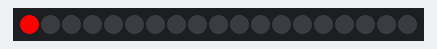
A program run on a simulated ESP8266 board running MicroPython. Shown: 19 RGB LEDs in strip order, left to right. Dim RGB values are drawn brighter than linear; what the program prints to the serial console is not drawn.

Above: at 0.1 s.
At 1.1 s:
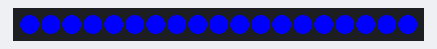
At 6.7 s:
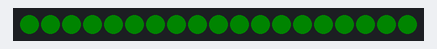
At 14.6 s:
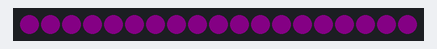
At 23.6 s:
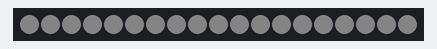
At 33.3 s:
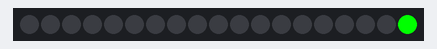

The program:

NeoPixels_examples.py
```python
import machine, neopixel
import time

# number of pixels
n = 19
# strip control gpio
p = 12


# set strip color
def set_color(r, g, b):
  print('set_color '+str(r)+','+str(g)+','+str(b))
  for i in range(n):
    np[i] = (r, g, b)
    np.write()


# fade in/out
def fade_in_out(color, wait):
  print('fade_in_out '+str(color)+' ,'+str(wait))
  for i in range(0, 4 * 256, 8):
    for j in range(n):
      if (i // 256) % 2 == 0:
        val = i & 0xff
      else:
        val = 255 - (i & 0xff)
        if color == 'red':
          np[j] = (val, 0, 0)
        elif color == 'green':
          np[j] = (0, val, 0)
        elif color == 'blue':
          np[j] = (0, 0, val)
        elif color == 'purple':
          np[j] = (val, 0, val)
        elif color == 'yellow':
          np[j] = (val, val, 0)
        elif color == 'teal':
          np[j] = (0, val, val)
        elif color == 'white':
          np[j] = (val, val, val)
      np.write()
    time.sleep_ms(wait)


# bounce
def bounce(r, g, b, wait):
  print('bounce '+str(r)+','+str(g)+','+str(b)+','+str(wait))
  for i in range(4 * n):
    for j in range(n):
      np[j] = (r, g, b)
    if (i // n) % 2 == 0:
      np[i % n] = (0, 0, 0)
    else:
      np[n - 1 - (i % n)] = (0, 0, 0)
    np.write()
    time.sleep_ms(wait)


# cycle
def cycle(r, g, b, wait):
  print('cycle '+str(r)+','+str(g)+','+str(b)+','+str(wait))
  for i in range(4 * n):
    for j in range(n):
      np[j] = (0, 0, 0)
    np[i % n] = (r, g, b)
    np.write()
    time.sleep_ms(wait)


# function to go through all colors
def wheel(pos):
  print('wheel '+str(pos))
  # Input a value 0 to 255 to get a color value.
  # The colours are a transition r - g - b - back to r.
  if pos < 0 or pos > 255:
    return (0, 0, 0)
  if pos < 85:
    return (255 - pos * 3, pos * 3, 0)
  if pos < 170:
    pos -= 85
    return (0, 255 - pos * 3, pos * 3)
  pos -= 170
  return (pos * 3, 0, 255 - pos * 3)

# rainbow
def rainbow_cycle(wait):
  print('rainbow_cycle '+str(wait))
  for j in range(255):
    for i in range(n):
      rc_index = (i * 256 // n) + j
      np[i] = wheel(rc_index & 255)
    np.write()
    time.sleep_ms(wait)


# turn off all pixels
def clear():
  print('Clear')
  for i in range(n):
    np[i] = (0, 0, 0)
    np.write()


np = neopixel.NeoPixel(machine.Pin(p), n)

# set single pixel (1st pixel = index [0]) to red color
np[0] = (255, 0, 0)
np.write()
time.sleep(1)

set_color(0, 0, 255)
time.sleep(1)
fade_in_out('red', 0)
fade_in_out('green', 10)
fade_in_out('blue', 25)
fade_in_out('purple', 10)
fade_in_out('yellow', 10)
fade_in_out('teal', 10)
fade_in_out('white', 10)
time.sleep(1)
bounce(255, 0, 125, 50)
time.sleep(1)
cycle(0, 255, 0, 50)
time.sleep(1)
rainbow_cycle(10)
rainbow_cycle(5)
time.sleep(1)

clear()
```

Measured:
- what the display in image 1 shows lasts 1.5 s, from 1.0 s to 2.5 s
- what the display in image 2 shows lasts 1.2 s, from 6.7 s to 7.9 s
- what the display in image 3 shows lasts 0.7 s, from 14.6 s to 15.3 s
- what the display in image 4 shows lasts 1.0 s, from 23.5 s to 24.5 s
- what the display in image 5 shows lasts 1.0 s, from 33.3 s to 34.3 s
